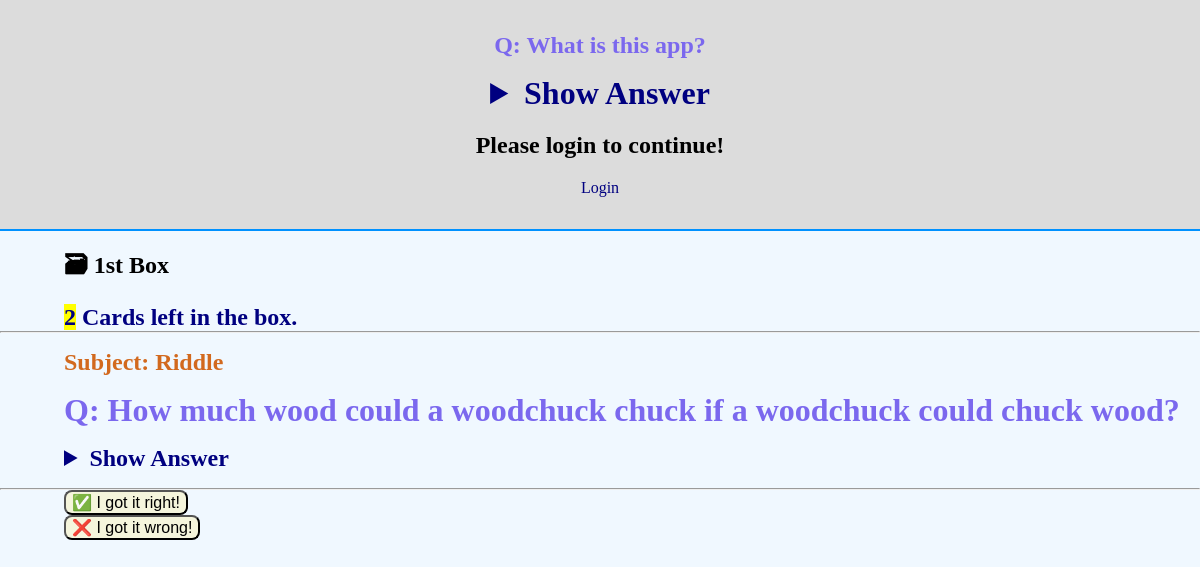
Screenshot of /box/1 with the database file from the repository.
### flashcards/models.py (models this page shows, shortened)
class Card(models.Model):
    question = models.CharField(max_length=100)
    answer = models.CharField(max_length=100)
    subject = models.CharField(max_length=100)
    box = models.IntegerField(
        choices=zip(BOXES, BOXES),
        default=BOXES[0],
    )
    date_created = models.DateTimeField(auto_now_add=True)

### flashcards/views.py (the view, shortened to what this page needs)
class BoxView(CardListView):
    template_name = "flashcards/box.html"
    form_class = CardCheckForm
    def get_queryset(self):
        return Card.objects.filter(box=self.kwargs["box_num"])
    def get_context_data(self, **kwargs):
        context = super().get_context_data(**kwargs)
        context["box_number"] = self.kwargs["box_num"]
        if self.object_list:
            context["check_card"] = random.choice(self.object_list)
        return context

### flashcards/templates/flashcards/box.html
{% extends "base.html" %}
{% load static %}
{% load humanize %}
{% block content %}
    <h2 class="box-title">🗃 {{ box_number | ordinal }} Box</h2>
    <mark class="box-number">{{ object_list | length }}</mark><span class="cards-left"> Card{{ object_list | pluralize }} left in the box.</span>
    <hr>
    {% if check_card %}
        {% include "flashcards/card.html" with card=check_card %}
    {% endif %}
{% endblock content %}

### flashcards/templates/flashcards/card.html (shortened to what this page needs)
{% load static %}
<article class="card-box">
    <p class="subject-title">Subject: {{ card.subject }}</p>
    <h4 class="card-question">Q: {{ card.question }}</h4>
    {% if not check_card %}
        <p class="card-answer">A: {{ card.answer }}</p>
        <div class="edit-delete-buttons-container">
        <a class="edit-button" href="{% url 'card-update' card.id %}" role="button">
            ✏️ Edit Card
        </a>
        <a class="delete-button" href="{% url 'card-delete' card.id %}" role="button">
            🗑️ Delete Card
        </a>
        </div>
        <hr>
    {% else %}
        <details class="reveal-container">
            <summary class="reveal-answer">Show Answer</summary>
        </details>
        <hr>
        {% include "flashcards/card_check_form.html" with solved=True %}
        {% include "flashcards/card_check_form.html" with solved=False %}
    {% endif %}
</article>

### static/css/styles.css (style rules this page uses)
body { background-color: aliceblue; margin: 0; }
hr { margin: 0; }
.card-question { margin: 1rem 0 0 4rem; font-size: 2rem; font-weight: bold; color: mediumslateblue; }
.box-title, .box-number { margin: 1rem 0 1rem 4rem; }
.box-number, .cards-left { font-size: 1.5rem; color: navy; font-weight: bold; }
.subject-title { margin: 1rem 0 1rem 4rem; font-size: 1.5rem; color:chocolate; font-weight: bold; }
.reveal-container { margin: 1rem 0 1rem 4rem; }
.reveal-answer { color: navy; font-weight: bold; font-size: 1.5rem; }

### rows the page displays
Card: subject "Riddle", question "How much wood could a woodchuck chuck if a woodchuck could chuck wood?"

### other values shown
{{ box_number | ordinal }} "1st"
{{ object_list | length }} "2"
{{ object_list | pluralize }} "s"
